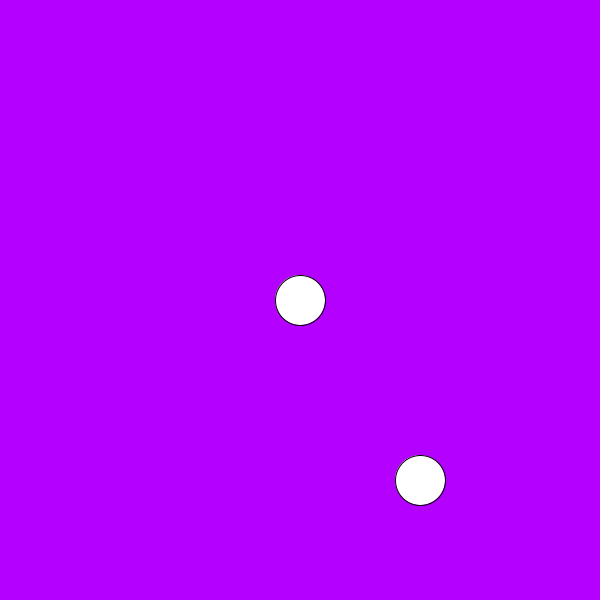
Frame 1 (no input)
Frame 60 (the mouse pressed at the canvas centre just before this capture): identical to frame 1, image omitted
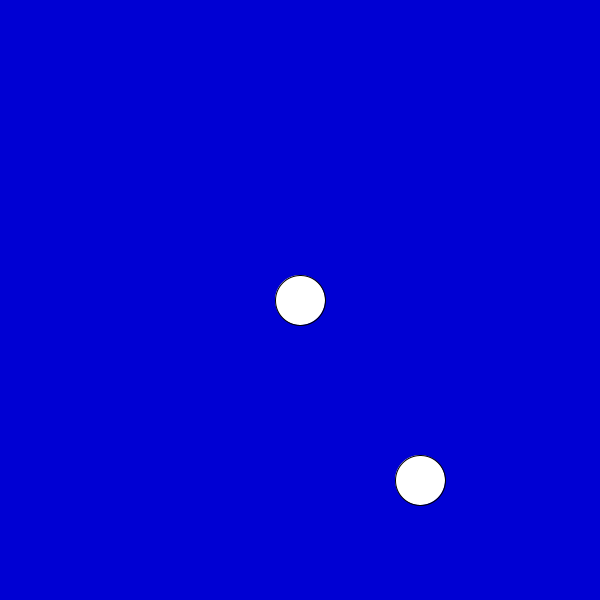
Frame 120 (the mouse held since frame 60 and released just before this capture)

The Processing sketch that drew these frames (run headless with seeded random() and noise(); from frame 60 on, the mouse is pressed at the canvas centre):

// Processing sketch: calcDist
// ── calcDist.pde
float x,y,x1,y1;
int size;
void setup(){
  size(600,600);
  x = width/2;
  y = height/2;
  size = 50;
  x1= width*.7;
  y1 = height *.8;
}

void draw(){
  
  if(calcDist(x,y)<size/2){
    background(255,255,0);
  } else if(calcDist(x1,y1)<size/2){
    background(255,0,255);
  } else {
    background(255,0,0);
  }
  int bgColor;
  int b;
  
  bgColor = int(map(calcDist(x,y),0,width,0,255));
  b = int(map(calcDist(x1,y1),0,width/2,100,255));
  background(bgColor,0,b);
  println(calcDist(x,y));
  ellipse(x,y,size,size);
  ellipse(x1,y1,size,size);
}

float calcDist(float xPos, float yPos){
  float dist = dist(mouseX, mouseY, xPos, yPos);
  return dist;
  
}
